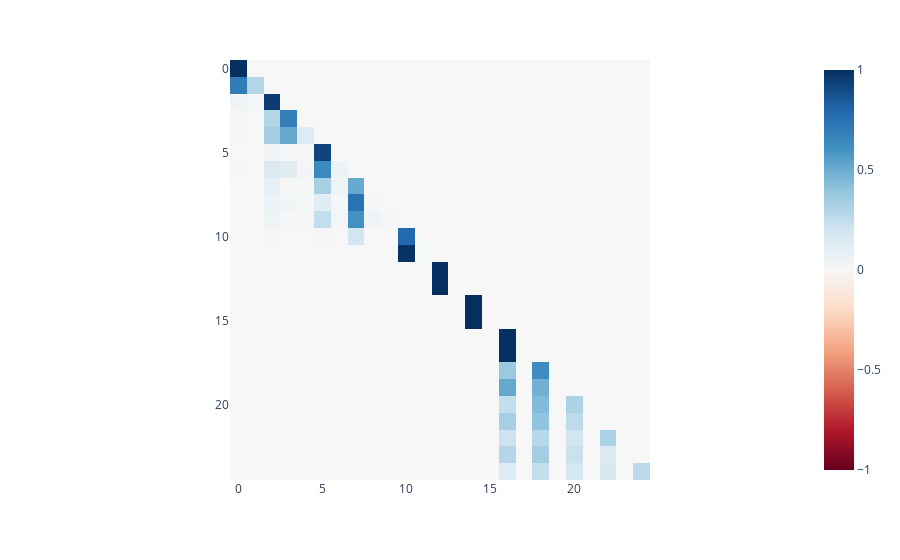
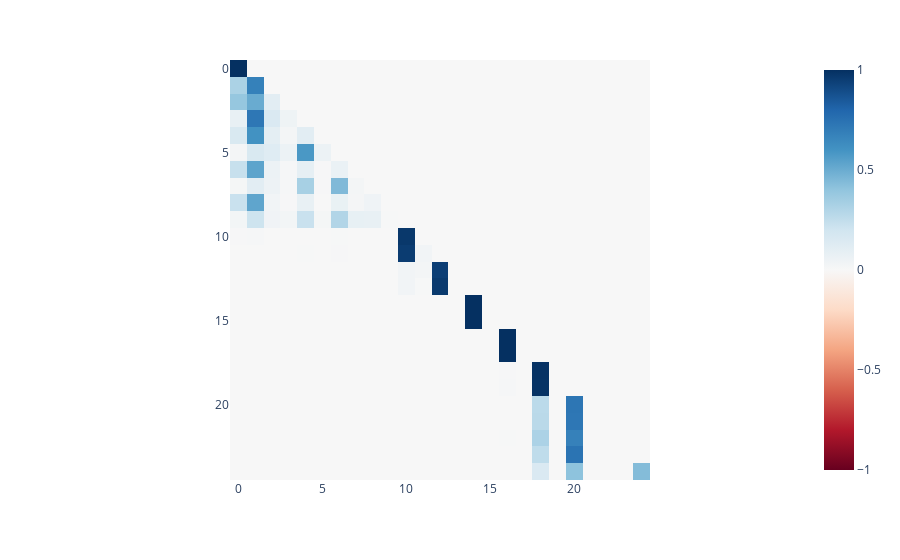
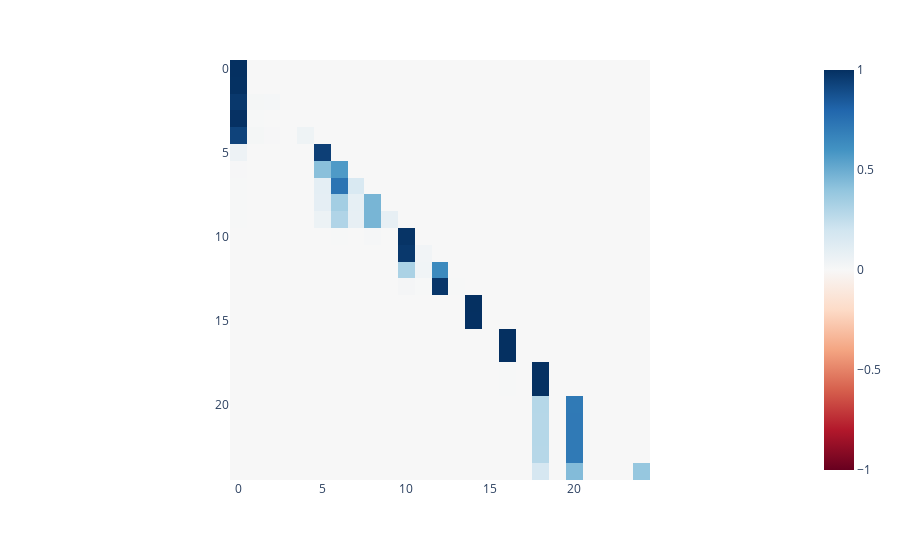
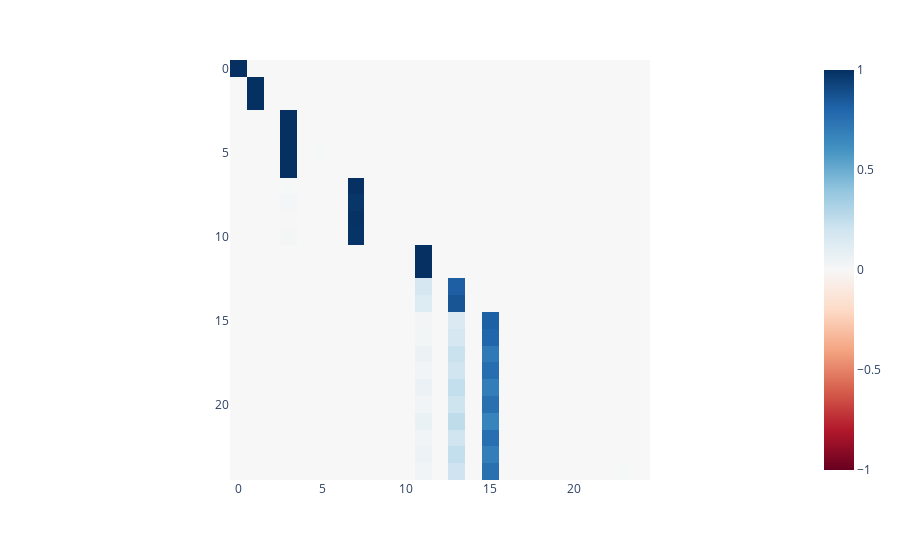

Here is the notebook cell these charts were saved with, in order:
### Code cell
inputs_dict = {i: inputs[0][i].item() for i in range(inputs[0].shape[0])}
labels_dict = {i: labels[0][i].item() for i in range(labels[0].shape[0])}

for head in range(config.tflens_config.n_heads):
  imshow_attention(att_1_2[0,head,...])
  print(inputs_dict)
  print(labels_dict)

### Figure 1 — Plotly figure (JSON) as saved in the notebook; plotly's stock layout.template omitted (floating-point values rounded to 4 significant figures; data arrays with more than 128 entries replaced by an {"elided": "..."} marker saying what was removed)
{"data": [{"coloraxis": "coloraxis", "hovertemplate": "x: %{x}<br>y: %{y}<br>color: %{z}<extra></extra>", "name": "0", "type": "heatmap", "xaxis": "x", "yaxis": "y", "z": {"elided": "25x25 float values"}}], "layout": {"coloraxis": {"cmid": 0, "colorscale": [[0, "rgb(103,0,31)"], [0.1, "rgb(178,24,43)"], [0.2, "rgb(214,96,77)"], [0.3, "rgb(244,165,130)"], [0.4, "rgb(253,219,199)"], [0.5, "rgb(247,247,247)"], [0.6, "rgb(209,229,240)"], [0.7, "rgb(146,197,222)"], [0.8, "rgb(67,147,195)"], [0.9, "rgb(33,102,172)"], [1, "rgb(5,48,97)"]]}, "margin": {"t": 60}, "xaxis": {"anchor": "y", "constrain": "domain", "domain": [0, 1], "scaleanchor": "y"}, "yaxis": {"anchor": "x", "autorange": "reversed", "constrain": "domain", "domain": [0, 1]}}}

### Figure 2 — Plotly figure (JSON) as saved in the notebook; plotly's stock layout.template omitted (floating-point values rounded to 4 significant figures; data arrays with more than 128 entries replaced by an {"elided": "..."} marker saying what was removed)
{"data": [{"coloraxis": "coloraxis", "hovertemplate": "x: %{x}<br>y: %{y}<br>color: %{z}<extra></extra>", "name": "0", "type": "heatmap", "xaxis": "x", "yaxis": "y", "z": {"elided": "25x25 float values"}}], "layout": {"coloraxis": {"cmid": 0, "colorscale": [[0, "rgb(103,0,31)"], [0.1, "rgb(178,24,43)"], [0.2, "rgb(214,96,77)"], [0.3, "rgb(244,165,130)"], [0.4, "rgb(253,219,199)"], [0.5, "rgb(247,247,247)"], [0.6, "rgb(209,229,240)"], [0.7, "rgb(146,197,222)"], [0.8, "rgb(67,147,195)"], [0.9, "rgb(33,102,172)"], [1, "rgb(5,48,97)"]]}, "margin": {"t": 60}, "xaxis": {"anchor": "y", "constrain": "domain", "domain": [0, 1], "scaleanchor": "y"}, "yaxis": {"anchor": "x", "autorange": "reversed", "constrain": "domain", "domain": [0, 1]}}}

### Figure 3 — Plotly figure (JSON) as saved in the notebook; plotly's stock layout.template omitted (floating-point values rounded to 4 significant figures; data arrays with more than 128 entries replaced by an {"elided": "..."} marker saying what was removed)
{"data": [{"coloraxis": "coloraxis", "hovertemplate": "x: %{x}<br>y: %{y}<br>color: %{z}<extra></extra>", "name": "0", "type": "heatmap", "xaxis": "x", "yaxis": "y", "z": {"elided": "25x25 float values"}}], "layout": {"coloraxis": {"cmid": 0, "colorscale": [[0, "rgb(103,0,31)"], [0.1, "rgb(178,24,43)"], [0.2, "rgb(214,96,77)"], [0.3, "rgb(244,165,130)"], [0.4, "rgb(253,219,199)"], [0.5, "rgb(247,247,247)"], [0.6, "rgb(209,229,240)"], [0.7, "rgb(146,197,222)"], [0.8, "rgb(67,147,195)"], [0.9, "rgb(33,102,172)"], [1, "rgb(5,48,97)"]]}, "margin": {"t": 60}, "xaxis": {"anchor": "y", "constrain": "domain", "domain": [0, 1], "scaleanchor": "y"}, "yaxis": {"anchor": "x", "autorange": "reversed", "constrain": "domain", "domain": [0, 1]}}}

### Figure 4 — Plotly figure (JSON) as saved in the notebook; plotly's stock layout.template omitted (floating-point values rounded to 4 significant figures; data arrays with more than 128 entries replaced by an {"elided": "..."} marker saying what was removed)
{"data": [{"coloraxis": "coloraxis", "hovertemplate": "x: %{x}<br>y: %{y}<br>color: %{z}<extra></extra>", "name": "0", "type": "heatmap", "xaxis": "x", "yaxis": "y", "z": {"elided": "25x25 float values"}}], "layout": {"coloraxis": {"cmid": 0, "colorscale": [[0, "rgb(103,0,31)"], [0.1, "rgb(178,24,43)"], [0.2, "rgb(214,96,77)"], [0.3, "rgb(244,165,130)"], [0.4, "rgb(253,219,199)"], [0.5, "rgb(247,247,247)"], [0.6, "rgb(209,229,240)"], [0.7, "rgb(146,197,222)"], [0.8, "rgb(67,147,195)"], [0.9, "rgb(33,102,172)"], [1, "rgb(5,48,97)"]]}, "margin": {"t": 60}, "xaxis": {"anchor": "y", "constrain": "domain", "domain": [0, 1], "scaleanchor": "y"}, "yaxis": {"anchor": "x", "autorange": "reversed", "constrain": "domain", "domain": [0, 1]}}}
